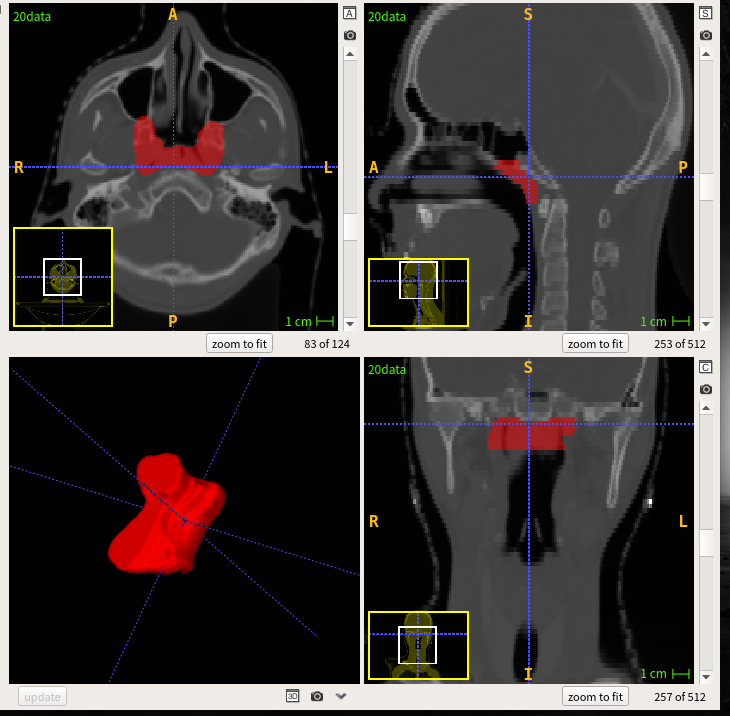
#> input picture 2020-06-09 15-47-36屏幕截图.png, 730 x 716 px; its folder holds only this picture in this run
$ python -i preprocess.py   (imports and definitions only)
#> lines starting #> are read from the running program, lines starting #| are printed output that depends on the picture

from __future__ import absolute_import, print_function
import nibabel
import numpy as np
import os.path
import os
from scipy import ndimage as ndi
from scipy import ndimage
from skimage.measure import label as lb
from skimage.measure import regionprops
from skimage import morphology
from skimage.filters import roberts

# [93 lines left out: functions save_array_as_nifty_volume, load_origin_nifty_volume_as_array, zoom_data, crop, img_normalized, get_bound_coordinate, not called in this run]

def get_segmented_body1(img, window_max=250, window_min=-150, window_length=0, show_body=False, znumber=0):
    '''
    将身体与外部分离出来
    '''

    mask = []

    if znumber < 40:
        radius = [13, 6]
    else:
        radius = [6, 8]


    '''
    Step 1: Convert into a binary image.二值化,为确保所定阈值通过大多数
    '''
    threshold = -600
    binary = np.where(img > threshold, 1.0, 0.0)  # threshold the image

    '''
    Step 2: Remove the blobs connected to the border of the image.
            清除边界
    '''

    '''
    Step 3: Erosion operation with a disk of radius 2. This operation is
    seperate the lung nodules attached to the blood vessels.
    腐蚀操作，以2mm为半径去除
    '''
    binary = morphology.erosion(binary, np.ones([radius[0], radius[0]]))

    '''
    Step 4: Closure operation with a disk of radius 10. This operation is
    to keep nodules attached to the lung wall.闭合运算
    '''
    binary = morphology.dilation(binary, np.ones([radius[1], radius[1]]))
    '''
    Step 5: Label the image.连通区域标记
    '''
    label_image = lb(binary)

    '''
    Step 6: Keep the labels with the largest area.保留最大区域
    '''
    areas = [r.area for r in regionprops(label_image)]
    areas.sort()
    if len(areas) > 1:
        for region in regionprops(label_image):
            if region.area < areas[-1]:
                for coordinates in region.coords:
                    label_image[coordinates[0], coordinates[1]] = 0
    binary = label_image > 0

    '''
    Step 7: Fill in the small holes inside the binary mask .孔洞填充
    '''
    edges = roberts(binary)
    binary = ndi.binary_fill_holes(edges)
    '''
    Step 8: show the input image.
    '''

    '''
    Step 9: Superimpose the binary mask on the input image.
    '''
    get_high_vals = binary == 0
    img[get_high_vals] = 0
    mask.append(binary)

    img[img > (window_max + window_length)] = window_max + window_length
    img[img < (window_min - window_length)] = window_min - window_length
    img = (img - window_min) / (window_max - window_min)
    img[get_high_vals] = 0

    return img, binary

# [55 lines left out: function preprocessing, not called in this run]

# [54 lines not run here, left out]

>>> import cv2
>>> picture = cv2.imread('../2020-06-09 15-47-36屏幕截图.png', cv2.IMREAD_GRAYSCALE)
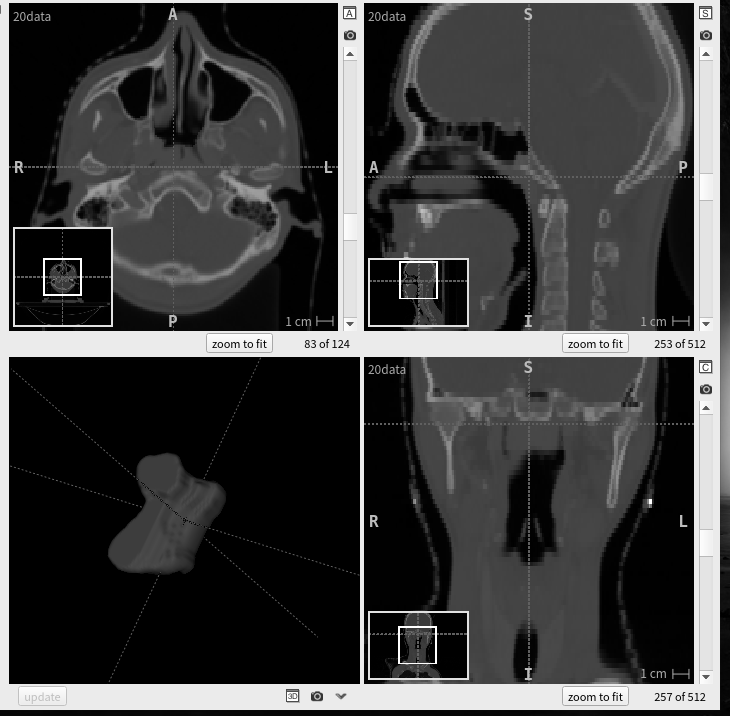
#> picture: shape (716, 730); min 0, max 255, mean 62
>>> result = get_segmented_body1(picture)
#> in get_segmented_body1, `binary = np.where(img > threshold, 1.0, 0.0)`: binary: shape (716, 730) float64; every value is 1
#> in get_segmented_body1, `label_image = lb(binary)`: label_image: shape (716, 730) int64; every value is 1
#> in get_segmented_body1, `areas = [r.area for r in regionprops(label_image)]`: areas = [522680]
#> in get_segmented_body1, `binary = label_image > 0`: binary: shape (716, 730) bool; every value is 1
#> in get_segmented_body1, `edges = roberts(binary)`: edges: shape (716, 730) float64; every value is 0
#> in get_segmented_body1, `binary = ndi.binary_fill_holes(edges)`: binary: shape (716, 730) bool; every value is 0
#> in get_segmented_body1, `img = (img - window_min) / (window_max - window_min)`: img: shape (716, 730) float64; every value is 0.375
